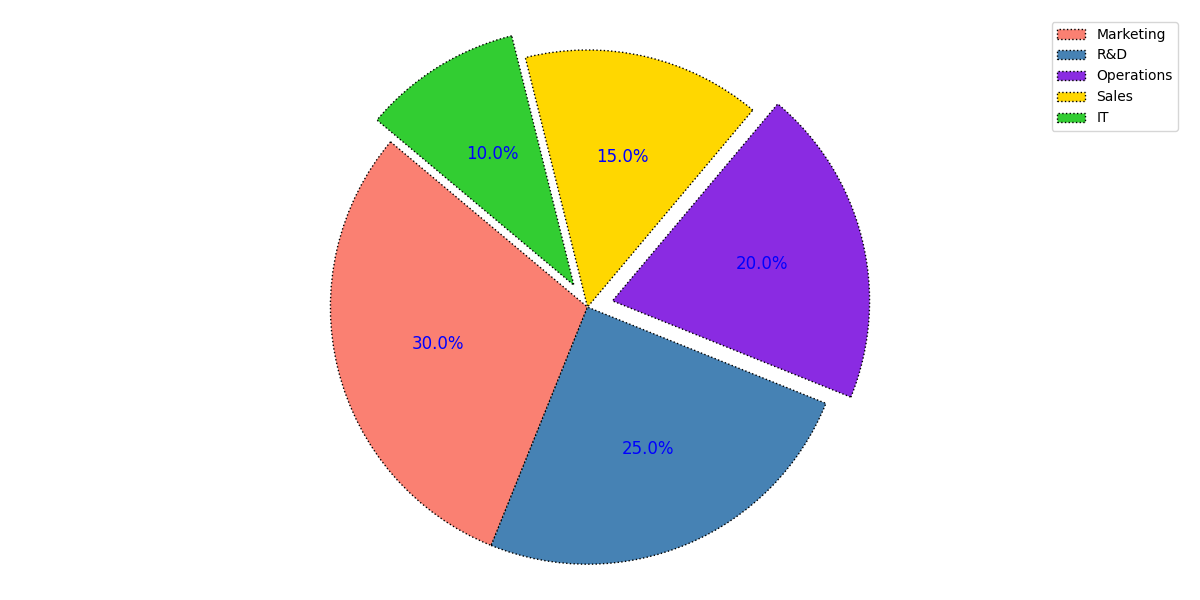

Generate this figure with Python:
import matplotlib.pyplot as plt

budget_allocations = [30, 25, 20, 15, 10]
colors = ['#fa8072', '#4682b4', '#8a2be2', '#ffd700', '#32cd32']

plt.figure(figsize=(12, 6))
wedges, texts, autotexts = plt.pie(budget_allocations, 
                                   colors=colors, 
                                   autopct='%1.1f%%',
                                   startangle=140, 
                                   explode=(0, 0, 0.1, 0, 0.1),
                                   shadow=False,
                                   wedgeprops={'edgecolor': 'black', 'linestyle': 'dotted'})

for text in texts:
    text.set_fontsize(12)

for autotext in autotexts:
    autotext.set_color('blue')
    autotext.set_fontsize(12)

plt.legend(wedges, ['Marketing', 'R&D', 'Operations', 'Sales', 'IT'], loc="upper right")
plt.axis('equal')
plt.grid(True, linestyle='--', linewidth=0.5)
plt.tight_layout()
plt.show()
